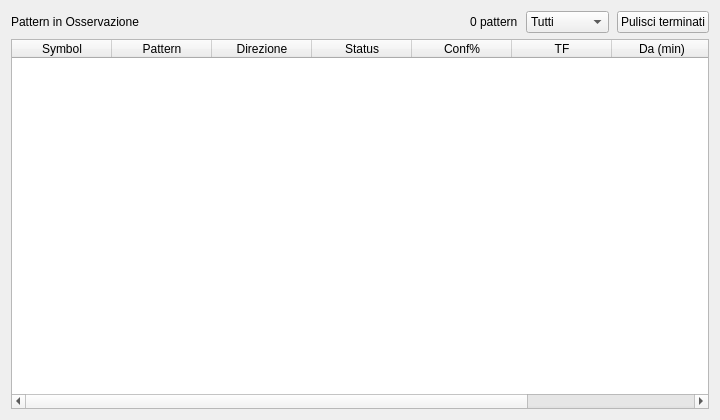
<?xml version="1.0" encoding="UTF-8"?>
<ui version="4.0">
 <class>PatternPanel</class>
 <widget class="QWidget" name="PatternPanel">
  <property name="geometry">
   <rect><x>0</x><y>0</y><width>720</width><height>420</height></rect>
  </property>
  <layout class="QVBoxLayout" name="verticalLayout">
   <property name="contentsMargins"><rect><left>6</left><top>6</top><right>6</right><bottom>6</bottom></rect></property>
   <property name="spacing"><number>6</number></property>

   <!-- ── Header ──────────────────────────────────────────────────────── -->
   <item>
    <layout class="QHBoxLayout" name="headerLayout">
     <property name="spacing"><number>8</number></property>
     <item>
      <widget class="QLabel" name="_lbl_title">
       <property name="text"><string>Pattern in Osservazione</string></property>
      </widget>
     </item>
     <item>
      <spacer name="headerSpacer">
       <property name="orientation"><enum>Qt::Horizontal</enum></property>
       <property name="sizeHint" stdset="0"><size><width>40</width><height>20</height></size></property>
      </spacer>
     </item>
     <item>
      <widget class="QLabel" name="_lbl_count">
       <property name="text"><string>0 pattern</string></property>
      </widget>
     </item>
     <item>
      <widget class="QComboBox" name="_status_filter">
       <property name="minimumWidth"><number>100</number></property>
       <property name="maximumWidth"><number>100</number></property>
       <item><property name="text"><string>Tutti</string></property></item>
       <item><property name="text"><string>forming</string></property></item>
       <item><property name="text"><string>confirmed</string></property></item>
       <item><property name="text"><string>failed</string></property></item>
       <item><property name="text"><string>expired</string></property></item>
      </widget>
     </item>
     <item>
      <widget class="QPushButton" name="_btn_clear">
       <property name="text"><string>Pulisci terminati</string></property>
       <property name="minimumHeight"><number>26</number></property>
       <property name="maximumHeight"><number>26</number></property>
      </widget>
     </item>
    </layout>
   </item>

   <!-- ── Tabella pattern ─────────────────────────────────────────────── -->
   <item>
    <widget class="QTableWidget" name="_table">
     <property name="columnCount"><number>8</number></property>
     <property name="alternatingRowColors"><bool>false</bool></property>
     <property name="editTriggers"><set>QAbstractItemView::NoEditTriggers</set></property>
     <property name="selectionBehavior"><enum>QAbstractItemView::SelectRows</enum></property>
     <attribute name="verticalHeaderVisible"><bool>false</bool></attribute>
     <attribute name="horizontalHeaderStretchLastSection"><bool>true</bool></attribute>
     <column><property name="text"><string>Symbol</string></property></column>
     <column><property name="text"><string>Pattern</string></property></column>
     <column><property name="text"><string>Direzione</string></property></column>
     <column><property name="text"><string>Status</string></property></column>
     <column><property name="text"><string>Conf%</string></property></column>
     <column><property name="text"><string>TF</string></property></column>
     <column><property name="text"><string>Da (min)</string></property></column>
     <column><property name="text"><string>Target</string></property></column>
    </widget>
   </item>

  </layout>
 </widget>
 <resources/>
 <connections/>
</ui>
